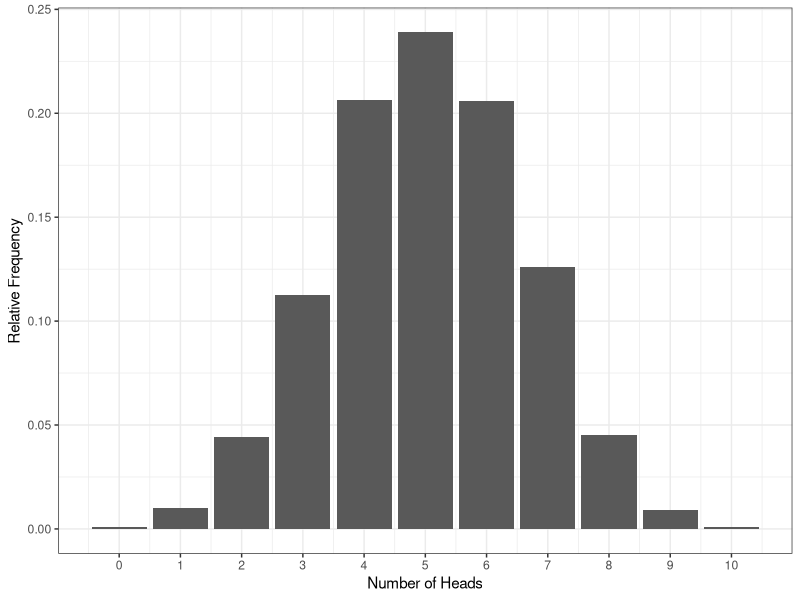
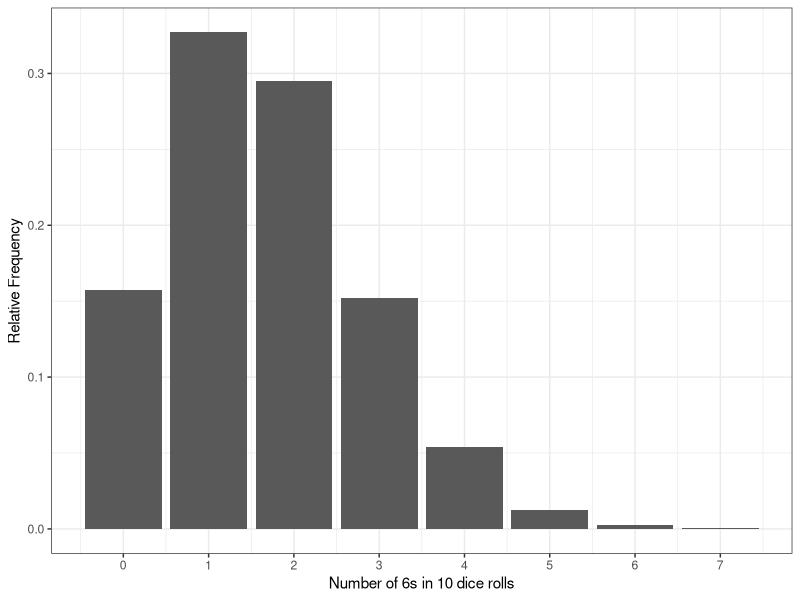
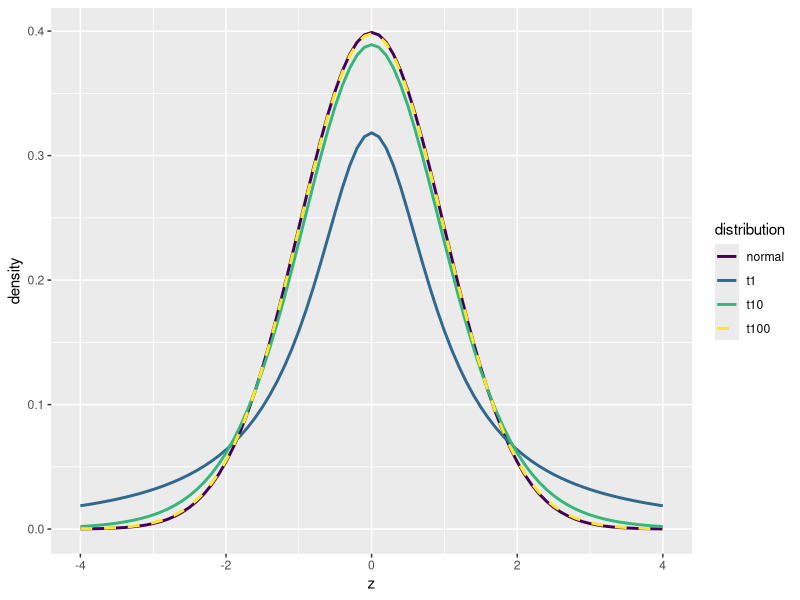
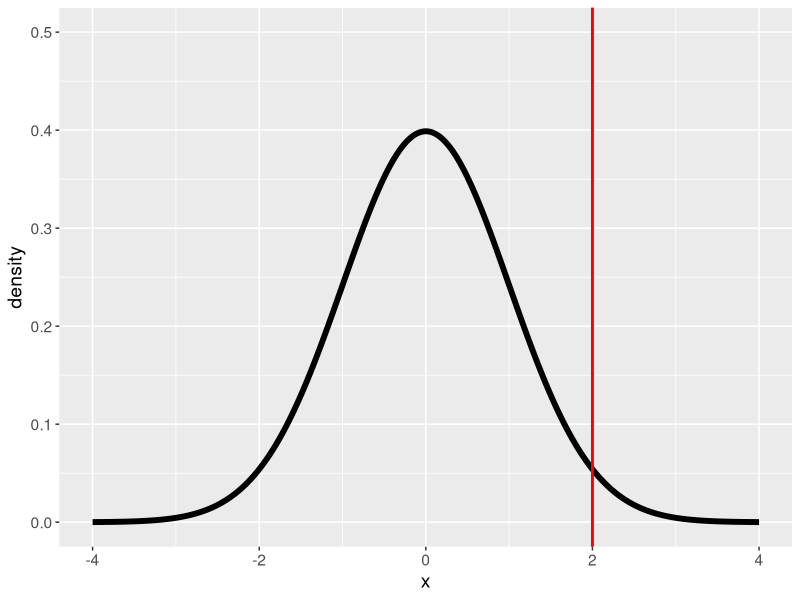

Reproduce these figures in R, in order.
## ---- chunk 1
library(tidyverse)
## ---- chunk 2
heads10000 <- replicate(n = 10000,                          
                        expr = sample(0:1, 10, TRUE) %>% sum()) 
data10000 <- tibble(heads = heads10000) %>%   # convert to a tibble     
  group_by(heads) %>% # group by number of possibilities                  
  summarise(n = n(), # count occurrences of each possibility,  
            p=n/10000) # & calculate probability (p) of each 
ggplot(data10000, aes(x = heads,y = p)) +    
  geom_bar(stat = "identity") +    
  labs(x = "Number of Heads",        
       y = "Relative Frequency") +   
  theme_bw() +   
  scale_x_continuous(breaks = 0:10)
## ---- chunk 3
dice10000 <- replicate(n = 10000,                         
                       expr = sample(0:1, 10, TRUE, prob = (c(5/6, 1/6))) %>% 
                         sum()) 
tibble(heads = dice10000) %>%   # convert to a tibble   
  group_by(heads) %>% # group by number of possibilities    
  summarise(n = n(), # count occurrences of each possibility,             
            p=n/10000) %>%  # & calculate probability (p) of each   
  ggplot(aes(x = heads,y = p)) +    geom_bar(stat = "identity") +    labs(x = "Number of 6s in 10 dice rolls",         y = "Relative Frequency") +   theme_bw() +   scale_x_continuous(breaks = 0:10)
## ---- chunk 4
tibble(z = seq(-4, 4, .1),         
       t1 = dt(z, 1),       
       t10 = dt(z, 10),     
       t100 = dt(z, 100),     
       normal = dnorm(z)) %>% 
  pivot_longer(-z, names_to = "distribution", values_to = "density") %>%  
  ggplot(aes(x=z, y=density, color=distribution, linetype=distribution)) +  
  geom_line(linewidth=1) +  
  scale_linetype_manual(values = c(rep("solid", 3), "dashed")) +
  scale_color_viridis_d()
## ---- chunk 5
#| echo: false
#| eval: true

distDft1000 <- data.frame(x=seq(-4,4,0.01)) %>%
  mutate(normal=dt(x, df=1000), Distribution='t (df=1000)')

p2 <-ggplot(distDft1000,aes(x=x, y=normal)) + 
  geom_line(size=2) + 
  ylab('density') + 
  ylim(0, 0.5) + 
  theme(text = element_text(size=14)) +
  theme(legend.position=c(0.2, 0.8),
        legend.title = element_text(size = 20),
        legend.text = element_text(size = 20)) + 
  geom_vline(xintercept = 2,color='red',size=1)


p2
